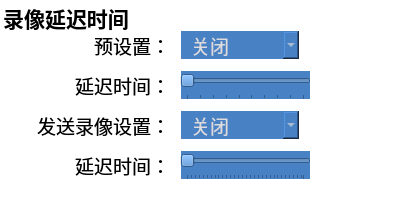
     <widget class="QGroupBox" name="recordeventdurationgroupBox">
      <property name="geometry">
       <rect>
        <x>580</x>
        <y>10</y>
        <width>401</width>
        <height>200</height>
       </rect>
      </property>
      <property name="font">
       <font>
        <family>Tahoma</family>
        <pointsize>16</pointsize>
        <weight>75</weight>
        <bold>true</bold>
       </font>
      </property>
      <property name="styleSheet">
       <string notr="true">background: transparent;
border: 1 solid rgb(255,255,255);</string>
      </property>
      <property name="title">
       <string>录像延迟时间</string>
      </property>
      <widget class="QLabel" name="recordeventprevenablelabel">
       <property name="geometry">
        <rect>
         <x>19</x>
         <y>30</y>
         <width>151</width>
         <height>30</height>
        </rect>
       </property>
       <property name="font">
        <font>
         <family>Tahoma</family>
         <pointsize>14</pointsize>
        </font>
       </property>
       <property name="styleSheet">
        <string notr="true">background: transparent;
border: 0;</string>
       </property>
       <property name="text">
        <string>预设置：</string>
       </property>
       <property name="alignment">
        <set>Qt::AlignRight|Qt::AlignTrailing|Qt::AlignVCenter</set>
       </property>
      </widget>
      <widget class="QSlider" name="recordeventprevdurationslider">
       <property name="enabled">
        <bool>true</bool>
       </property>
       <property name="geometry">
        <rect>
         <x>180</x>
         <y>70</y>
         <width>131</width>
         <height>30</height>
        </rect>
       </property>
       <property name="font">
        <font>
         <pointsize>14</pointsize>
        </font>
       </property>
       <property name="cursor">
        <cursorShape>PointingHandCursor</cursorShape>
       </property>
       <property name="styleSheet">
        <string notr="true">background: rgb(72, 130, 197);
color: rgb(220, 220, 220);
padding-left: 10; padding-right:10;</string>
       </property>
       <property name="minimum">
        <number>1</number>
       </property>
       <property name="maximum">
        <number>10</number>
       </property>
       <property name="pageStep">
        <number>2</number>
       </property>
       <property name="orientation">
        <enum>Qt::Horizontal</enum>
       </property>
       <property name="invertedControls">
        <bool>false</bool>
       </property>
       <property name="tickPosition">
        <enum>QSlider::TicksBelow</enum>
       </property>
       <property name="tickInterval">
        <number>1</number>
       </property>
      </widget>
      <widget class="QLabel" name="recordeventprevdurationvalue">
       <property name="geometry">
        <rect>
         <x>320</x>
         <y>70</y>
         <width>71</width>
         <height>30</height>
        </rect>
       </property>
       <property name="font">
        <font>
         <family>Tahoma</family>
         <pointsize>14</pointsize>
        </font>
       </property>
       <property name="styleSheet">
        <string notr="true">background-color: transparent;</string>
       </property>
       <property name="frameShape">
        <enum>QFrame::Panel</enum>
       </property>
       <property name="text">
        <string/>
       </property>
       <property name="alignment">
        <set>Qt::AlignCenter</set>
       </property>
      </widget>
      <widget class="QLabel" name="recordeventprevdurationlabel">
       <property name="geometry">
        <rect>
         <x>19</x>
         <y>70</y>
         <width>151</width>
         <height>30</height>
        </rect>
       </property>
       <property name="font">
        <font>
         <family>Tahoma</family>
         <pointsize>14</pointsize>
        </font>
       </property>
       <property name="styleSheet">
        <string notr="true">background: transparent;
border: 0;</string>
       </property>
       <property name="text">
        <string>延迟时间：</string>
       </property>
       <property name="alignment">
        <set>Qt::AlignRight|Qt::AlignTrailing|Qt::AlignVCenter</set>
       </property>
      </widget>
      <widget class="QLabel" name="recordeventpostenablelabel">
       <property name="geometry">
        <rect>
         <x>19</x>
         <y>110</y>
         <width>151</width>
         <height>30</height>
        </rect>
       </property>
       <property name="font">
        <font>
         <family>Tahoma</family>
         <pointsize>14</pointsize>
        </font>
       </property>
       <property name="styleSheet">
        <string notr="true">background: transparent;
border: 0;</string>
       </property>
       <property name="text">
        <string>发送录像设置：</string>
       </property>
       <property name="alignment">
        <set>Qt::AlignRight|Qt::AlignTrailing|Qt::AlignVCenter</set>
       </property>
      </widget>
      <widget class="QLabel" name="recordeventpostdurationvalue">
       <property name="geometry">
        <rect>
         <x>320</x>
         <y>150</y>
         <width>71</width>
         <height>30</height>
        </rect>
       </property>
       <property name="font">
        <font>
         <family>Tahoma</family>
         <pointsize>14</pointsize>
        </font>
       </property>
       <property name="styleSheet">
        <string notr="true">background-color: transparent;</string>
       </property>
       <property name="frameShape">
        <enum>QFrame::Panel</enum>
       </property>
       <property name="text">
        <string/>
       </property>
       <property name="alignment">
        <set>Qt::AlignCenter</set>
       </property>
      </widget>
      <widget class="QSlider" name="recordeventpostdurationslider">
       <property name="enabled">
        <bool>true</bool>
       </property>
       <property name="geometry">
        <rect>
         <x>180</x>
         <y>150</y>
         <width>131</width>
         <height>30</height>
        </rect>
       </property>
       <property name="font">
        <font>
         <pointsize>14</pointsize>
        </font>
       </property>
       <property name="cursor">
        <cursorShape>PointingHandCursor</cursorShape>
       </property>
       <property name="styleSheet">
        <string notr="true">background: rgb(72, 130, 197);
color: rgb(220, 220, 220);
padding-left: 10; padding-right:10;</string>
       </property>
       <property name="minimum">
        <number>1</number>
       </property>
       <property name="maximum">
        <number>60</number>
       </property>
       <property name="pageStep">
        <number>2</number>
       </property>
       <property name="orientation">
        <enum>Qt::Horizontal</enum>
       </property>
       <property name="invertedControls">
        <bool>false</bool>
       </property>
       <property name="tickPosition">
        <enum>QSlider::TicksBelow</enum>
       </property>
       <property name="tickInterval">
        <number>2</number>
       </property>
      </widget>
      <widget class="QLabel" name="recordeventpostdurationlabel">
       <property name="geometry">
        <rect>
         <x>19</x>
         <y>150</y>
         <width>151</width>
         <height>30</height>
        </rect>
       </property>
       <property name="font">
        <font>
         <family>Tahoma</family>
         <pointsize>14</pointsize>
        </font>
       </property>
       <property name="styleSheet">
        <string notr="true">background: transparent;
border: 0;</string>
       </property>
       <property name="text">
        <string>延迟时间：</string>
       </property>
       <property name="alignment">
        <set>Qt::AlignRight|Qt::AlignTrailing|Qt::AlignVCenter</set>
       </property>
      </widget>
      <widget class="QComboBox" name="recordeventprevenable">
       <property name="enabled">
        <bool>true</bool>
       </property>
       <property name="geometry">
        <rect>
         <x>180</x>
         <y>30</y>
         <width>120</width>
         <height>30</height>
        </rect>
       </property>
       <property name="font">
        <font>
         <family>Tahoma</family>
         <pointsize>14</pointsize>
        </font>
       </property>
       <property name="cursor">
        <cursorShape>PointingHandCursor</cursorShape>
       </property>
       <property name="contextMenuPolicy">
        <enum>Qt::NoContextMenu</enum>
       </property>
       <property name="styleSheet">
        <string notr="true">background: rgb(72, 130, 197);
color: rgb(220, 220, 220);
padding-left: 10; padding-right:10;</string>
       </property>
       <property name="insertPolicy">
        <enum>QComboBox::NoInsert</enum>
       </property>
       <item>
        <property name="text">
         <string>关闭</string>
        </property>
       </item>
       <item>
        <property name="text">
         <string>打开</string>
        </property>
       </item>
      </widget>
      <widget class="QComboBox" name="recordeventpostenable">
       <property name="enabled">
        <bool>true</bool>
       </property>
       <property name="geometry">
        <rect>
         <x>180</x>
         <y>110</y>
         <width>120</width>
         <height>30</height>
        </rect>
       </property>
       <property name="font">
        <font>
         <family>Tahoma</family>
         <pointsize>14</pointsize>
        </font>
       </property>
       <property name="cursor">
        <cursorShape>PointingHandCursor</cursorShape>
       </property>
       <property name="contextMenuPolicy">
        <enum>Qt::NoContextMenu</enum>
       </property>
       <property name="styleSheet">
        <string notr="true">background: rgb(72, 130, 197);
color: rgb(220, 220, 220);
padding-left: 10; padding-right:10;</string>
       </property>
       <property name="insertPolicy">
        <enum>QComboBox::NoInsert</enum>
       </property>
       <item>
        <property name="text">
         <string>关闭</string>
        </property>
       </item>
       <item>
        <property name="text">
         <string>打开</string>
        </property>
       </item>
      </widget>
     </widget>
